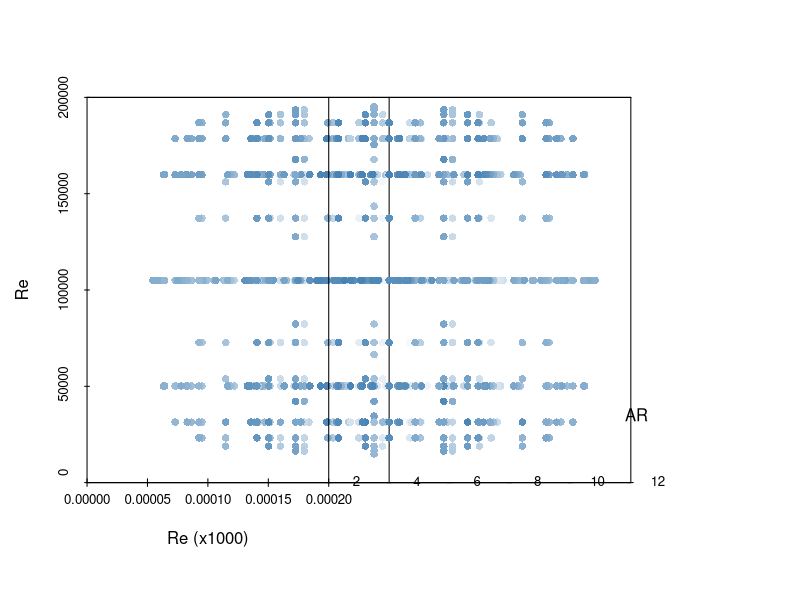
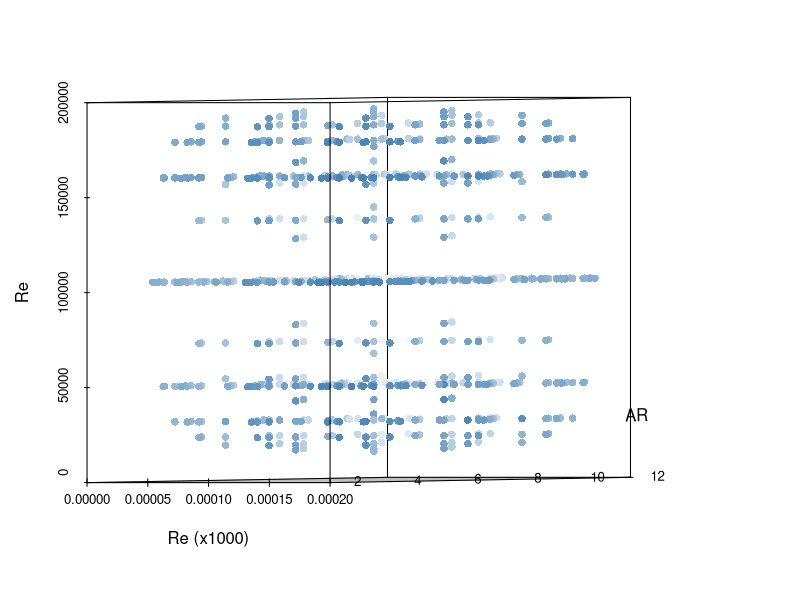
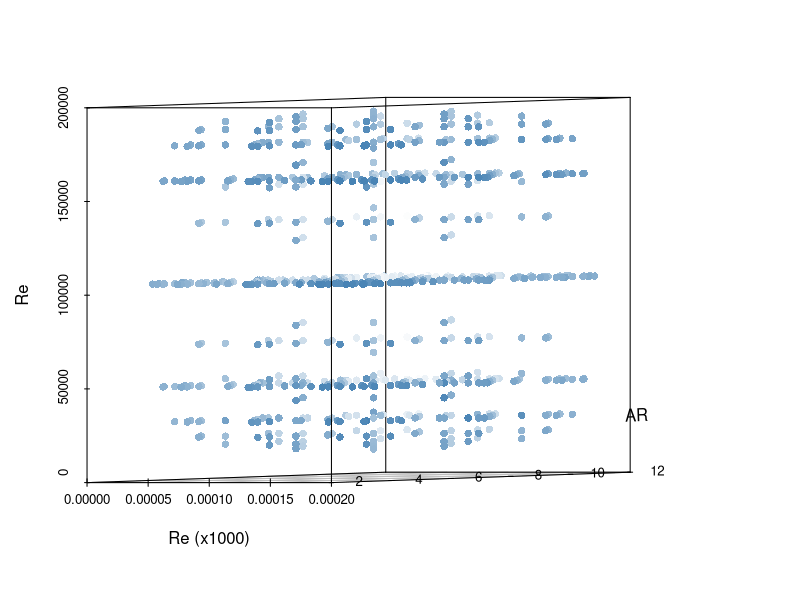
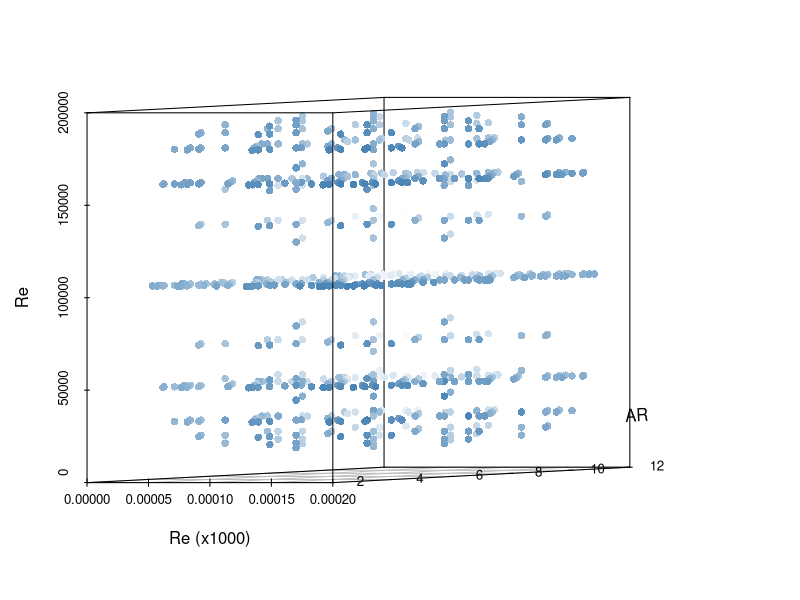
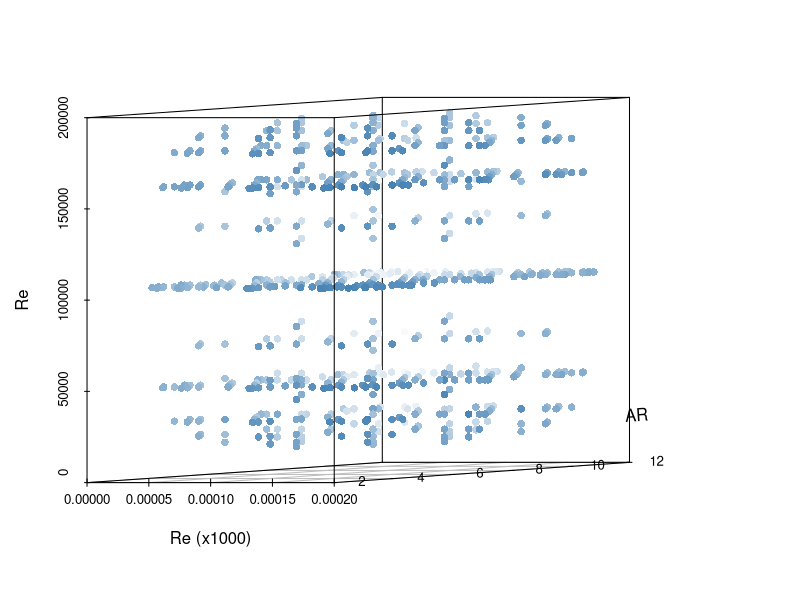
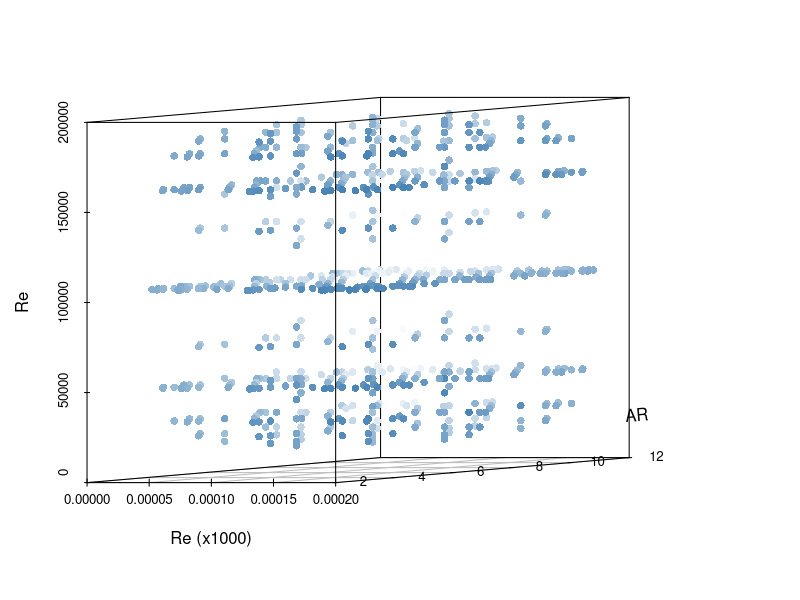
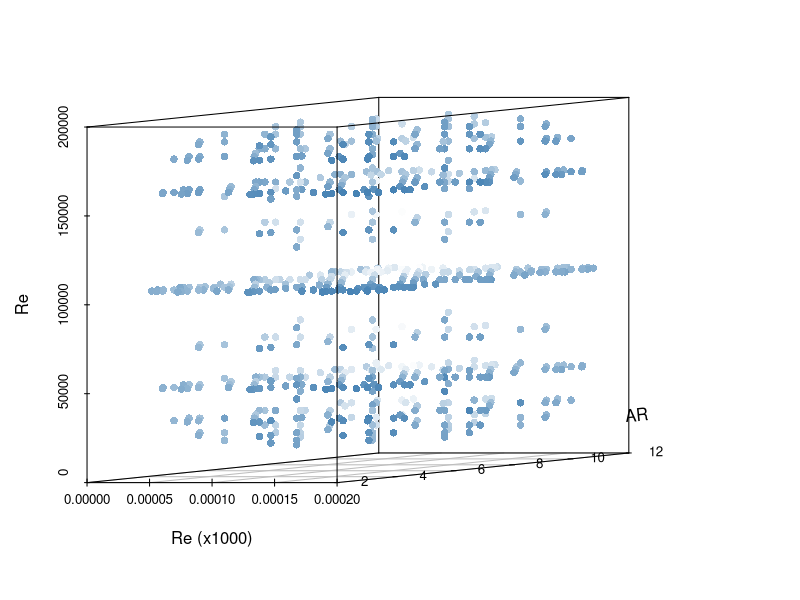
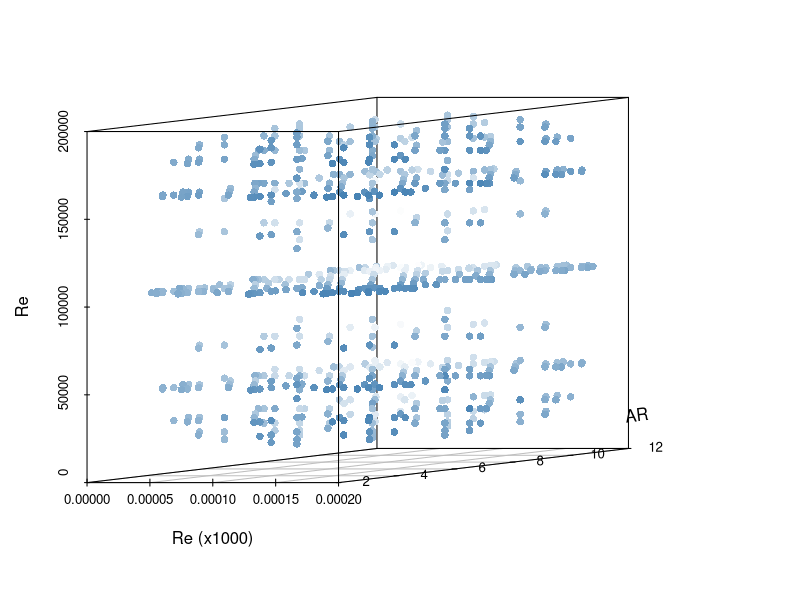

R code for these plots, in order: (Note: this script raises an error after producing the figures.)
# Animating 3D plots example 

#### Required Libraries ####
library(ggplot2)
library(scatterplot3d)
library(viridis)

#setwd("~/Dropbox (Chapman)/wing_gPC/birdwingGPC/panelwingGPC")
#### Functions ####

myColorRamp <- function(colors, values, minmax) { 
  v <- (values - min(minmax))/diff(range(minmax))
  x <- colorRamp(colors)(v)
  rgb(x[,1], x[,2], x[,3], maxColorValue = 255)
}

# Creates base scatterplot3d plot with selected parameters (2d domain),
# and an output value (z-axis). Data should be data frame containing all values.
# Parameters and values should be name of column
# e.g. "Camber" or "Caoa" as character strings. To add to plot, call
# this function as gpc3d.object<-gpc3d(...)

gpc3d2<-function(data,parameter1,parameter2,parameter3,value,alpha,xadj,yadj,colors){
  par1<-data[,which(names(data)==parameter1)]/1000
  par2<-data[,which(names(data)==parameter2)]
  par3<-data[,which(names(data)==parameter3)]
  val<-data[,which(names(data)==value)]
  if(is.na(colors[1])==TRUE){
    cols<-viridis(length(val),option="A")
  } else {
      cols <- myColorRamp(colors, val, range(val))
  }  
  gpc3d.object<-scatterplot3d(par1,par2,par3,
                              pch=16,color=cols,
                              xlab="Re (x1000)",
                              ylab=" ",
                              #ylab=parameter2,
                              zlab=parameter3,
                              angle=alpha,y.margin.add=1)
  dims <- par("usr")
  x <- dims[1]+ xadj*diff(dims[1:2])
  y <- dims[3]+ yadj*diff(dims[3:4])
  text(x,y,parameter2,srt=alpha,font=1,cex=1.0)
  gpc3d.object
  return(gpc3d.object)
}

point2dplot<-function(gpcdata,speciesdata,parameter,colors){
  gpcpar<-gpcdata[,which(names(gpcdata)==parameter)]
  speciespar<-speciesdata[,which(names(speciesdata)==parameter)]
  combined<-c(gpcpar,speciespar)
  ggplot(gpcdata,aes(Camber,AR,color=get(parameter)))+geom_point(size=3)+
    scale_color_gradient2(midpoint=mean(combined), 
                          limits=range(combined),
                          low=colors[1], mid=colors[2],high=colors[3], 
                          space ="Lab", guide=FALSE) +
    geom_point(data=speciesdata,mapping=aes(x=Median.Camber,
                                            y=Median.Aspect.Ratio,
                                            fill=get(parameter)),color="black",shape=21,size=3) +
    scale_fill_gradient2(midpoint=mean(combined), 
                         limits=range(combined),
                         low=colors[1], mid=colors[2],high=colors[3],
                         space ="Lab") +
    labs(fill=parameter)
}

#### Loading Data ####
#parameters<-read.csv("birdwing_panelwingGPC_681_data.csv",header=TRUE) 
parameters<-read.csv("birdwing_flatwingGPC_681_data.csv",header=TRUE) 

#### 3D Scatterplot Anim ####

w=5.25
h=5
# CLCD
i=75
for (i in seq(0,180,by=1)){
  png(filename=paste("pngs/",i,".png",sep=""),width=w,height=h,unit="in",res=200)
  gpc3d.object<-gpc3d2(parameters,"Camber","AR","Re","CLCD",i,0.85,0.2,c("steelblue","white"))
  gpc3d.object
  dev.off()
}

#setwd("~/Dropbox (Chapman)/wing_gPC/birdwingGPC/paper/figures/gpcwingmodel")
png(filename="CLCD_gPC_raw.png",width=w,height=h,unit="in",res=300)
gpc3d.object<-gpc3d2(parameters,"Re","Camber","AR","slope",i,0.85,0.2,NA)
dev.off()
